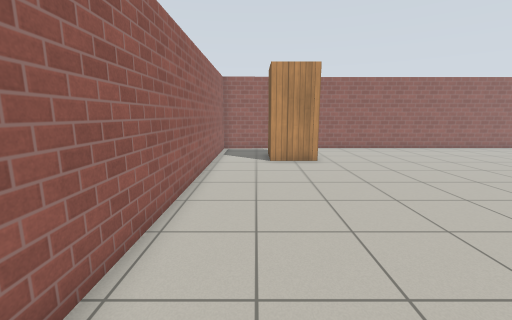
view 1 (above)

16 first-person views from a walk through a Gazebo world. The camera is 1.2 m above the floor, tilts 10° down and sees 90° across. The floor is counted in squares, 0.5 m on a side. Each view is taken from the middle of a square. On the plan, view 1 faces up. The plan holds only what a view shows up to about 17 squares ahead; the rest is blank. Simple patterns stand in for the simulator's built-in surfaces.

view 2
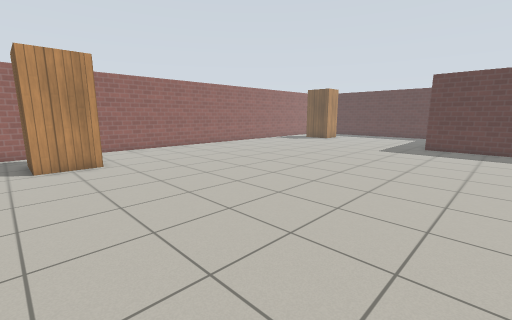

view 3
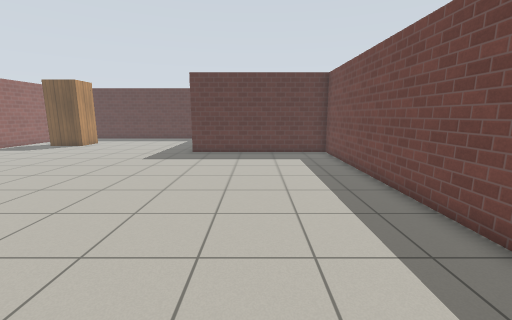

view 4
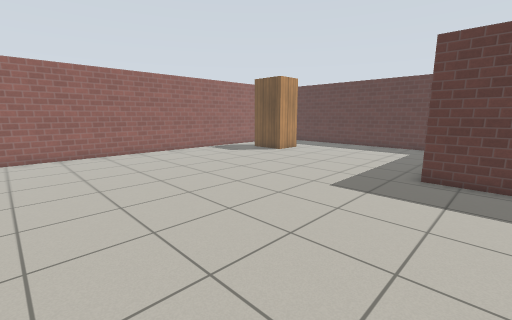

view 5
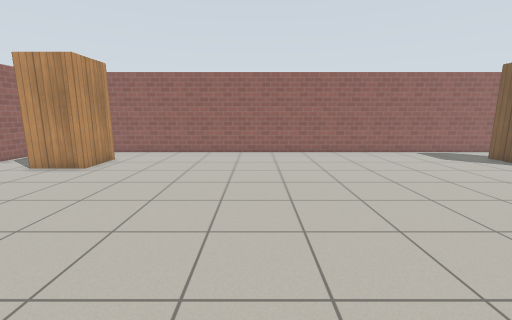

view 6
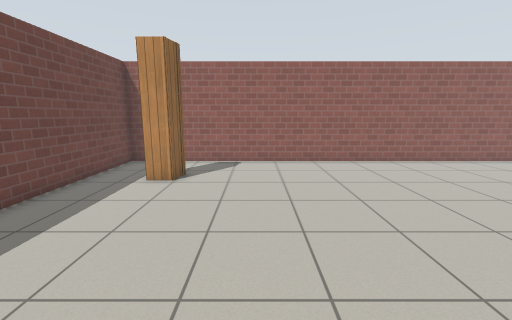

view 7
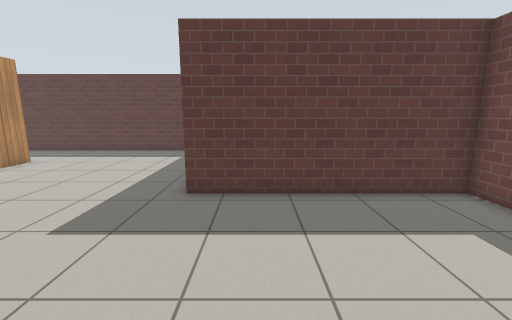

view 8
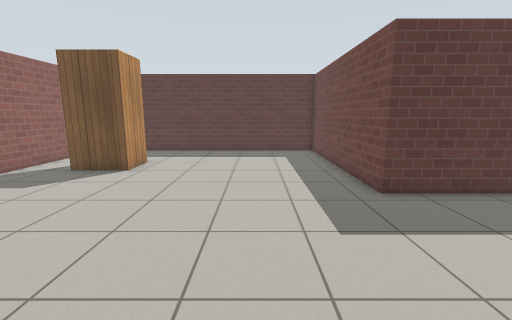

view 9
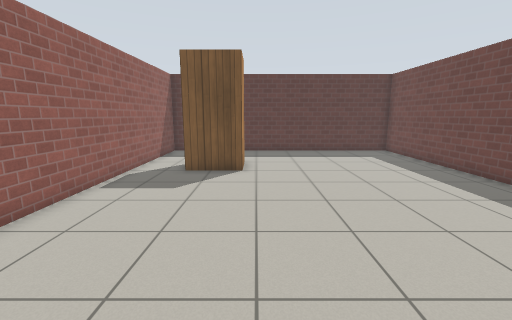

view 10
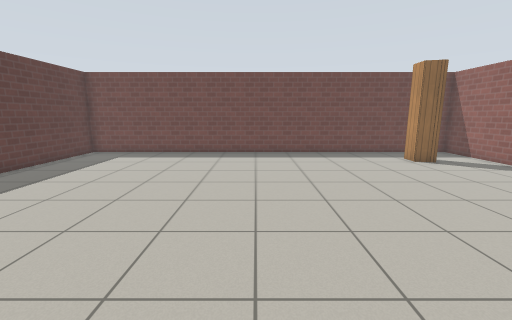

view 11
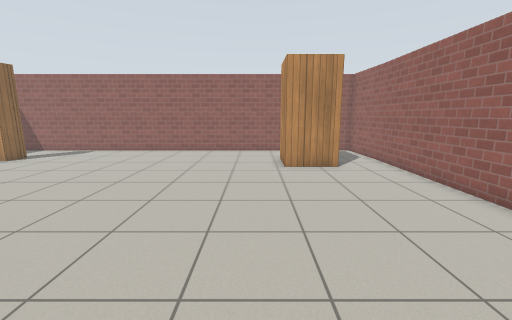

view 12
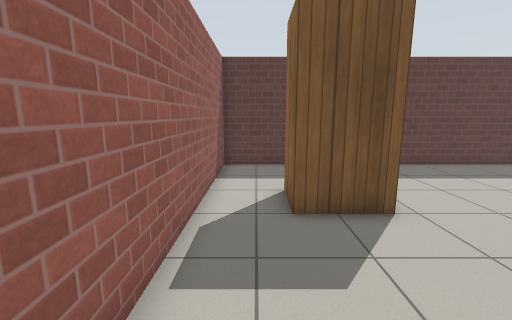

view 13
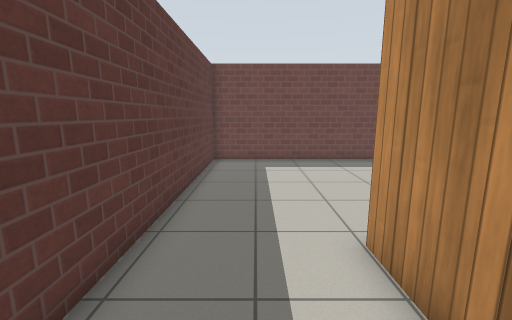

view 14
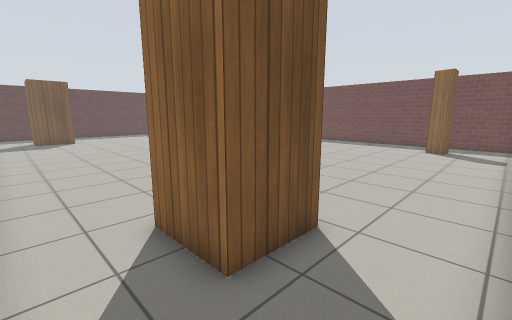

view 15
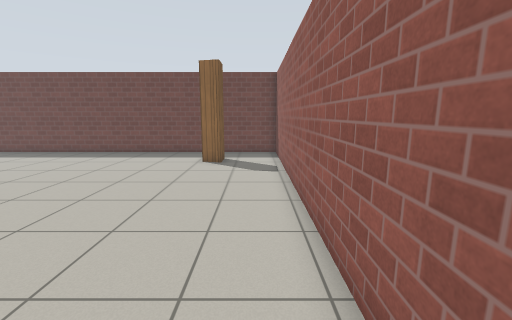

view 16
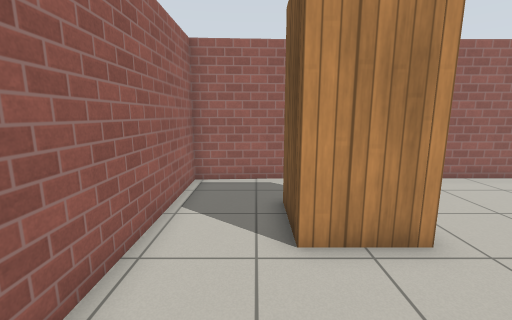

### Floor plan
Points are (right, up) in squares from view 1. A wall is a line through its corners. A room is listed if a view was taken in it or the views show most of it. See-through windows are left out.
Room 1 (views 1, 2, 3, 4, 5, 6, 7, 8, 9, 10, 11, 12, 13, 14, 15, 16)
walls: (20.6, 4.1) (30.3, 4.1) (30.3, 18.5) (-2.3, 18.5) (-2.3, -4.6) (20.6, -4.6) (20.6, 4.1); (3.3, 13.3) (0.8, 13.3) (0.8, 15.8) (3.3, 15.8) (3.3, 13.3); (24, 13.6) (24, 16.1) (26, 16.1) (26, 13.6) (24, 13.6); (0.8, -0.8) (1.8, -1.1) (1.8, -2.1); (0.8, -2.1) (0.8, -0.9) (1.2, -0.9)

Where each view was taken, in squares from view 1:
view 1: 0 up, 0 right, facing up
view 2: 0 up, 0 right, facing up-right
view 3: 0 up, 4 right, facing right
view 4: 2 up, 10 right, facing up-right
view 5: 2 up, 11 right, facing up
view 6: 2 up, 11 right, facing left
view 7: 2 up, 13 right, facing right
view 8: 8 up, 13 right, facing right
view 9: 13 up, 13 right, facing right
view 10: 12 up, 10 right, facing down
view 11: 12 up, 15 right, facing left
view 12: 17 up, 18 right, facing right
view 13: 18 up, 28 right, facing down
view 14: 18 up, 2 left, facing down-right
view 15: 12 up, 1 left, facing down
view 16: 9 up, 0 right, facing up
